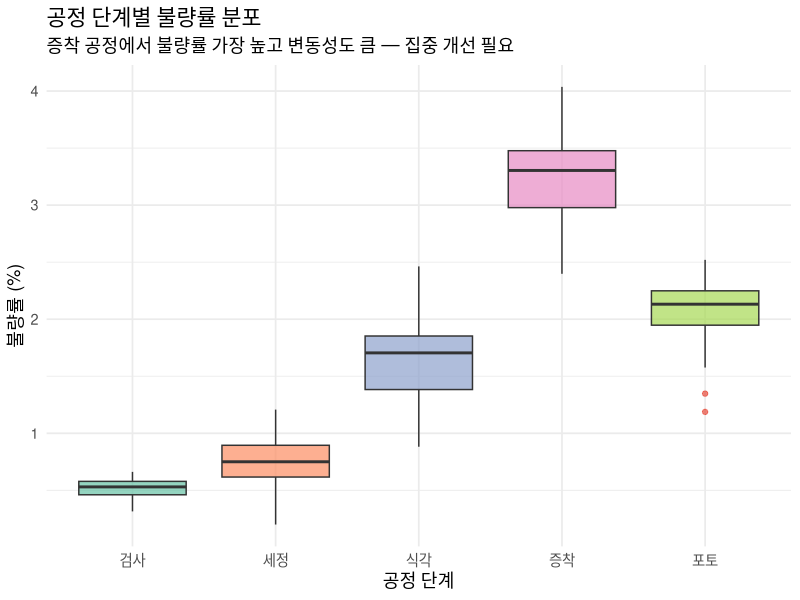
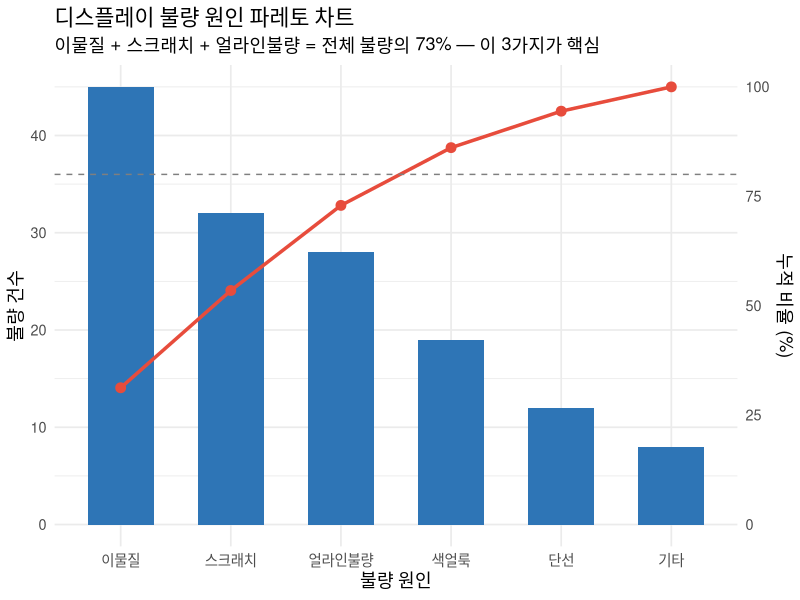

Generate these figures, in order, with R:
## ---- chunk 1
#| echo: false
library(knitr)

comparison <- data.frame(
  항목 = c("데이터 변경 시", "차트 업데이트", "숫자 오타", "협업", "버전 관리"),
  기존방식 = c("수동 재작업", "복붙 반복", "발생 가능", "파일 이메일", "파일명_최종2_진짜최종"),
  Quarto = c("자동 재렌더링", "자동 생성", "코드로 방지", "Git으로 협업", "Git 커밋 이력")
)

knitr::kable(
  comparison,
  caption = "Quarto vs 기존 보고서 작성 방식",
  align = c("l", "c", "c")
)
## ---- chunk 2
library(ggplot2)

set.seed(99)
process_data <- data.frame(
  Step = rep(c("포토", "식각", "증착", "세정", "검사"), each = 30),
  DefectRate = c(
    rnorm(30, 2.1, 0.3), rnorm(30, 1.8, 0.4),
    rnorm(30, 3.2, 0.6), rnorm(30, 0.8, 0.2),
    rnorm(30, 0.5, 0.1)
  )
)

ggplot(process_data, aes(x = Step, y = DefectRate, fill = Step)) +
  geom_boxplot(alpha = 0.7, outlier.color = "#E74C3C") +
  theme_minimal(base_size = 13) +
  scale_fill_brewer(palette = "Set2") +
  labs(
    title = "공정 단계별 불량률 분포",
    subtitle = "증착 공정에서 불량률 가장 높고 변동성도 큼 — 집중 개선 필요",
    y = "불량률 (%)", x = "공정 단계"
  ) +
  theme(legend.position = "none")
## ---- chunk 3
library(ggplot2)
library(dplyr)

defects <- data.frame(
  Cause = c("이물질", "스크래치", "얼라인불량", "색얼룩", "단선", "기타"),
  Count = c(45, 32, 28, 19, 12, 8)
) %>%
  arrange(desc(Count)) %>%
  mutate(
    Cause = factor(Cause, levels = Cause),
    CumPct = cumsum(Count) / sum(Count) * 100
  )

ggplot(defects, aes(x = Cause)) +
  geom_bar(aes(y = Count), stat = "identity", fill = "#2E75B6", width = 0.6) +
  geom_line(aes(y = CumPct * max(Count) / 100, group = 1),
            color = "#E74C3C", linewidth = 1.2) +
  geom_point(aes(y = CumPct * max(Count) / 100),
             color = "#E74C3C", size = 3) +
  geom_hline(yintercept = 0.8 * max(defects$Count),
             linetype = "dashed", color = "gray50") +
  scale_y_continuous(
    name = "불량 건수",
    sec.axis = sec_axis(~ . / max(defects$Count) * 100, name = "누적 비율 (%)")
  ) +
  theme_minimal(base_size = 13) +
  labs(
    title = "디스플레이 불량 원인 파레토 차트",
    subtitle = "이물질 + 스크래치 + 얼라인불량 = 전체 불량의 73% — 이 3가지가 핵심",
    x = "불량 원인"
  )
## ---- chunk 4
#| echo: false
# 인라인 코드 예시용 더미 데이터
set.seed(1)
yield_df <- data.frame(Yield=rnorm(30,96.2,1), Line=rep(c("A","B"),15))
df <- yield_df
current_avg <- mean(df$Yield)
prev_avg <- current_avg - 0.3
defect_df <- data.frame(id=1:5)
